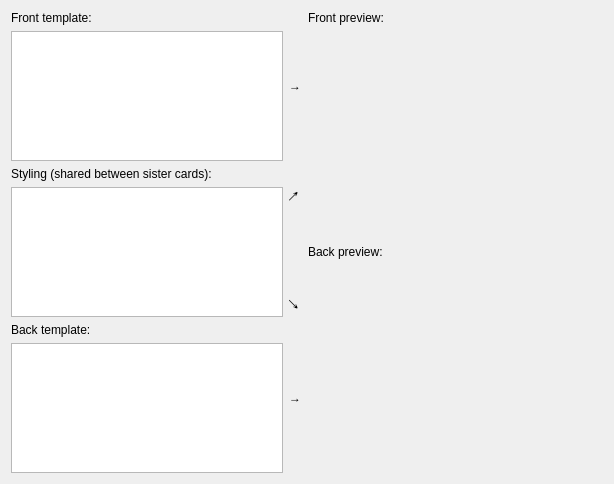
<?xml version="1.0" encoding="UTF-8"?>
<ui version="4.0">
 <class>EditMSidedCardTemplateWdgt</class>
 <widget class="QWidget" name="EditMSidedCardTemplateWdgt">
  <property name="geometry">
   <rect>
    <x>0</x>
    <y>0</y>
    <width>614</width>
    <height>484</height>
   </rect>
  </property>
  <property name="sizePolicy">
   <sizepolicy hsizetype="Expanding" vsizetype="Preferred">
    <horstretch>0</horstretch>
    <verstretch>0</verstretch>
   </sizepolicy>
  </property>
  <property name="windowTitle">
   <string>Form</string>
  </property>
  <layout class="QVBoxLayout" name="verticalLayout_7">
   <item>
    <layout class="QVBoxLayout" name="verticalLayout_6">
     <item>
      <layout class="QHBoxLayout" name="horizontalLayout_2">
       <item>
        <layout class="QGridLayout" name="gridLayout">
         <item row="0" column="0">
          <layout class="QVBoxLayout" name="verticalLayout_4">
           <item>
            <widget class="QLabel" name="label">
             <property name="text">
              <string>Front template:</string>
             </property>
            </widget>
           </item>
           <item>
            <widget class="QTextEdit" name="front_template"/>
           </item>
          </layout>
         </item>
         <item row="0" column="1">
          <widget class="QLabel" name="label1_2">
           <property name="text">
            <string>→</string>
           </property>
          </widget>
         </item>
         <item row="1" column="0">
          <layout class="QVBoxLayout" name="verticalLayout_3">
           <item>
            <widget class="QLabel" name="label_2">
             <property name="text">
              <string>Styling (shared between sister cards):</string>
             </property>
            </widget>
           </item>
           <item>
            <widget class="QTextEdit" name="css"/>
           </item>
          </layout>
         </item>
         <item row="1" column="1">
          <layout class="QVBoxLayout" name="verticalLayout">
           <item>
            <spacer name="verticalSpacer">
             <property name="orientation">
              <enum>Qt::Vertical</enum>
             </property>
             <property name="sizeType">
              <enum>QSizePolicy::Preferred</enum>
             </property>
             <property name="sizeHint" stdset="0">
              <size>
               <width>13</width>
               <height>22</height>
              </size>
             </property>
            </spacer>
           </item>
           <item>
            <widget class="QLabel" name="labelc1">
             <property name="text">
              <string>↗</string>
             </property>
            </widget>
           </item>
           <item>
            <spacer name="verticalSpacer_2">
             <property name="orientation">
              <enum>Qt::Vertical</enum>
             </property>
             <property name="sizeHint" stdset="0">
              <size>
               <width>13</width>
               <height>40</height>
              </size>
             </property>
            </spacer>
           </item>
           <item>
            <widget class="QLabel" name="labelc2">
             <property name="text">
              <string>↘</string>
             </property>
            </widget>
           </item>
           <item>
            <spacer name="verticalSpacer_3">
             <property name="orientation">
              <enum>Qt::Vertical</enum>
             </property>
             <property name="sizeType">
              <enum>QSizePolicy::Preferred</enum>
             </property>
             <property name="sizeHint" stdset="0">
              <size>
               <width>13</width>
               <height>5</height>
              </size>
             </property>
            </spacer>
           </item>
          </layout>
         </item>
         <item row="2" column="0">
          <layout class="QVBoxLayout" name="verticalLayout_5">
           <item>
            <widget class="QLabel" name="label_3">
             <property name="text">
              <string>Back template:</string>
             </property>
            </widget>
           </item>
           <item>
            <widget class="QTextEdit" name="back_template"/>
           </item>
          </layout>
         </item>
         <item row="2" column="1">
          <widget class="QLabel" name="label1_3">
           <property name="text">
            <string>→</string>
           </property>
          </widget>
         </item>
        </layout>
       </item>
       <item>
        <layout class="QVBoxLayout" name="verticalLayout_2">
         <item>
          <widget class="QLabel" name="label_4">
           <property name="text">
            <string>Front preview:</string>
           </property>
          </widget>
         </item>
         <item>
          <widget class="QWebEngineView2" name="front_preview" native="true">
           <property name="sizePolicy">
            <sizepolicy hsizetype="Expanding" vsizetype="Expanding">
             <horstretch>0</horstretch>
             <verstretch>0</verstretch>
            </sizepolicy>
           </property>
           <property name="minimumSize">
            <size>
             <width>295</width>
             <height>50</height>
            </size>
           </property>
           <property name="focusPolicy">
            <enum>Qt::StrongFocus</enum>
           </property>
           <property name="acceptDrops">
            <bool>false</bool>
           </property>
           <property name="url" stdset="0">
            <url>
             <string>about:blank</string>
            </url>
           </property>
          </widget>
         </item>
         <item>
          <widget class="QLabel" name="label_5">
           <property name="text">
            <string>Back preview:</string>
           </property>
          </widget>
         </item>
         <item>
          <widget class="QWebEngineView2" name="back_preview" native="true">
           <property name="sizePolicy">
            <sizepolicy hsizetype="Expanding" vsizetype="Expanding">
             <horstretch>0</horstretch>
             <verstretch>0</verstretch>
            </sizepolicy>
           </property>
           <property name="minimumSize">
            <size>
             <width>295</width>
             <height>50</height>
            </size>
           </property>
           <property name="focusPolicy">
            <enum>Qt::StrongFocus</enum>
           </property>
           <property name="acceptDrops">
            <bool>false</bool>
           </property>
           <property name="url" stdset="0">
            <url>
             <string>about:blank</string>
            </url>
           </property>
          </widget>
         </item>
        </layout>
       </item>
      </layout>
     </item>
    </layout>
   </item>
  </layout>
 </widget>
 <customwidgets>
  <customwidget>
   <class>QWebEngineView2</class>
   <extends>QWidget</extends>
   <header>mnemosyne/pyqt_ui/qwebengineview2</header>
  </customwidget>
 </customwidgets>
 <resources>
  <include location="../../../../../anki/designer/icons.qrc"/>
 </resources>
 <connections>
  <connection>
   <sender>front_template</sender>
   <signal>textChanged()</signal>
   <receiver>EditMSidedCardTemplateWdgt</receiver>
   <slot>update_preview()</slot>
   <hints>
    <hint type="sourcelabel">
     <x>144</x>
     <y>95</y>
    </hint>
    <hint type="destinationlabel">
     <x>306</x>
     <y>241</y>
    </hint>
   </hints>
  </connection>
  <connection>
   <sender>css</sender>
   <signal>textChanged()</signal>
   <receiver>EditMSidedCardTemplateWdgt</receiver>
   <slot>update_preview()</slot>
   <hints>
    <hint type="sourcelabel">
     <x>144</x>
     <y>251</y>
    </hint>
    <hint type="destinationlabel">
     <x>306</x>
     <y>241</y>
    </hint>
   </hints>
  </connection>
  <connection>
   <sender>back_template</sender>
   <signal>textChanged()</signal>
   <receiver>EditMSidedCardTemplateWdgt</receiver>
   <slot>update_preview()</slot>
   <hints>
    <hint type="sourcelabel">
     <x>144</x>
     <y>406</y>
    </hint>
    <hint type="destinationlabel">
     <x>306</x>
     <y>241</y>
    </hint>
   </hints>
  </connection>
 </connections>
</ui>
